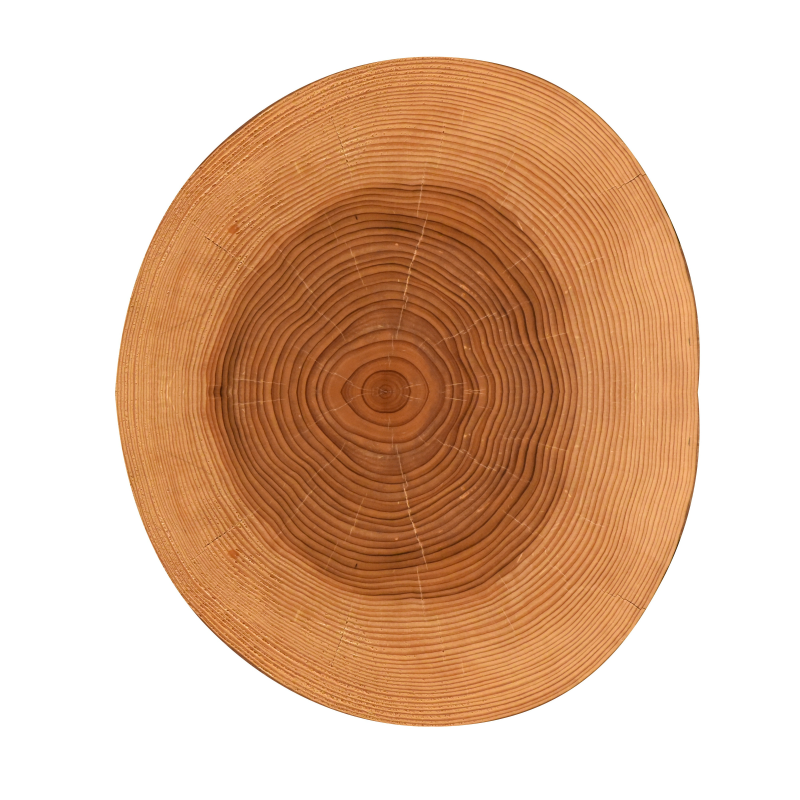
#> input picture tree.JPG, 4000 x 4000 px (shown at 1/5 size)
$ python main.py   (older library calls are emulated)
#> lines starting #> are read from the running program, lines starting #| are printed output that depends on the picture; after the words box and inside, x2 and y2 are one past the last pixel; in counts of white or black regions, pixels touching at a corner belong together
# -*- coding: utf-8 -*-
"""
Created by Benoit CASTETS
9/3/2018
Simple program to find the age of a tree from a picture of its slice
"""
import numpy as np
import math
from matplotlib import pyplot as plt
import scipy.ndimage as ndimage
import scipy.interpolate as interpolate
import scipy.stats as stats

import skimage.filters as filters

class TreeAge():
    """
    Class used to calculate the age of a tree from an image of its slice and
    the coordinate of the slice center on the image.
    """
    def __init__(self,img,detailSteps=False):
        """
        Create a TreeAge object.

        Parameters:
        ***********
        img:
            Grey scale ndimage of a tree slice.
        center:
            Tuple of slice center coordinate on the input image. (n,p)
        detailsSteps:
            If True each steps of analysis are illustrated with plots.
        """
        #Attributes
        ###########
        ###########

        #options
        ########
        self.detailSteps=detailSteps

        #Input
        ######
        self.img=img.copy()
        self.center=None

        #Intermediate
        #############
        #Binary mask for the slice
        self.imgMask=self.img<240
        #Tree boundary "box"
        self.treeSlice=ndimage.find_objects(self.imgMask)[0]
        #Trimmed image (used for display)
        self.treeImg=img[self.treeSlice]
        #Maximum radius of the slice
        self.radius=None
        #Array where are stacked radial profiles
        self.sliceStack=None
        #Most representive profile
        self.bestProfile=None

        #Output
        #######
        self.age=None

        #Analysis launch
        ################
        ################
        self.analyse()

    def analyse(self):
        #Two methods are available to find slice center
        #V1 is fast and accurate but looks easy to fail with noise
        #V2 is low and less accurate but looks more robust to noise
        self._findCenterV1()
        #self._findCenterV2()
        self._findRadius()
        self._radialStack()
        self._bestProfile()
        self._dftAnalysis()

    def _insideSquare(self):
        """Return center and size of the inside fit circle of the tree slice

        Output:
        *******
            center:
                Center of the biggest inside fit square (n,p)
            size:
                Size of the biggest inside fit square
        """
        #Find the most distant point to tree slice border using distance map
        distMap=ndimage.distance_transform_edt(self.imgMask)
        center=ndimage.maximum_position(distMap)
        #radius of the biggest inside fit circle
        radius=distMap[center]
        #Calculation of the size of the biggest inside fit square
        size=np.sqrt(2)*radius

        return center,size

    def _findCenterV1(self):
        """Find center of the tree slice in the input image using gradient.
        """
        #1) Find the biggest square fitting inside the slice
        fitSquareCenter,fitSquareSize=self._insideSquare()

        #2) Define square where layers orientation is analyzed to find slice
        #center

        #The square where is performed analysis is 2 time smaller than the
        #biggest inside fit square
        analysisSquareSize=int(fitSquareSize//2)
        halfSize=int(analysisSquareSize//2)
        analysisSlice=(np.s_[fitSquareCenter[0]-halfSize:fitSquareCenter[0]+halfSize],
                       np.s_[fitSquareCenter[1]-halfSize:fitSquareCenter[1]+halfSize])

        #3) Find tree slice center in the analysis square
        center=self._sliceCenterV1(analysisSlice)

        #4) Save center
        self.center=center
        """
        #Second try with smaller square
        #Failed probably because noise is dominant
        halfSize=int(halfSize//2)
        analysisSlice=(np.s_[center[0]-halfSize:center[0]+halfSize],
                       np.s_[center[1]-halfSize:center[1]+halfSize])
        center=self._sliceCenterV1(analysisSlice)
        """

    def _sliceCenterV1(self,analysisSlice):
        """Find center of the tree slice in the input slice using gradient.

        Parameters
        **********
        analysisSlice:
            np.s_ slice defining the region where to search for tree slice
            center.

        Output
        ******
        center:
            center of the tree slice (n,p)
        """
        #Origin of the square of analysis
        n0=analysisSlice[0].start
        p0=analysisSlice[1].start

        #Image in the square
        img=self.img[analysisSlice]

        #Vertical gradient
        vGrad=ndimage.sobel(img.astype(np.int),axis=0)

        #Horizontal gradient
        hGrad=ndimage.sobel(img.astype(np.int),axis=1)

        #Average gradient per line and column
        averageVGradByLine=np.average(np.abs(vGrad),1)
        averageHGradByColumn=np.average(np.abs(hGrad),0)

        #Filtering of harmonic 1 to extract global minimum which should be
        #center position
        dftN=np.fft.fft(averageVGradByLine)
        dftN[1:-1]=0
        profN=np.real(np.fft.ifft(dftN))
        centerN=int(np.argmin(profN))

        dftP=np.fft.fft(averageHGradByColumn)
        dftP[1:-1]=0
        profP=np.real(np.fft.ifft(dftP))
        centerP=int(np.argmin(profP))

        #Build center
        center=(n0+centerN,p0+centerP)

        if self.detailSteps:
            print("Estimated center position: {}".format(center))
            print("Real center position: {}".format((1959,1928)))
            print("Error : ({},{})".format(np.abs(1959-center[0]),np.abs(1928-center[1])))
            #plotting
            plt.subplot(2,2,1)
            plt.title("Average vertical gradient by line")
            y=np.linspace(0,averageVGradByLine.size-1,averageVGradByLine.size)
            plt.gca().invert_yaxis()
            plt.plot(averageVGradByLine,y)
            plt.plot(profN,y)
            plt.subplot(2,2,2)
            plt.title("Square used for analysis")
            plt.imshow(img)
            plt.subplot(2,2,4)
            plt.title("Average horizontal gradient by column")
            plt.plot(averageHGradByColumn)
            plt.plot(profP)
            plt.show()

        return center
    # [324 lines left out: functions _findCenterV2, _sliceCenterV2, _layerAngle, not called in this run]

    def _findRadius(self):
        """
        Find the maximum radius of the slice.
        """
        #Find points on the border of the slice using
        kernel=np.ones((3,3),np.bool)
        erosionMask=ndimage.binary_erosion(self.imgMask,kernel)
        borderMask=self.imgMask>erosionMask
        borderPts=np.where(borderMask)
        nbrPts=borderPts[0].size

        #ploting
        if self.detailSteps==True:
            plt.subplot(1,3,1)
            plt.title("Slice mask")
            plt.imshow(self.imgMask,cmap="gray")
            plt.subplot(1,3,2)
            plt.title("Erosion mask")
            plt.imshow(erosionMask,cmap="gray")
            plt.subplot(1,3,3)
            plt.title("Border mask")
            plt.imshow(borderMask,cmap="gray")
            plt.show()

        #Find the maximum distance between border points and center
        i=0
        radius=0
        while i<nbrPts:
            n=borderPts[0][i]
            p=borderPts[1][i]
            dist=np.hypot(n-self.center[0],p-self.center[1])
            if dist>radius:
                radius=dist
            i+=1
        #unit troncature of the radius
        radius=int(radius)
        self.radius=radius

        #Print result
        if self.detailSteps==True:
            print("The slice radius length is: {}px".format(self.radius))

    def _radialStack(self):
        """
        Make a vertical stack image of radial profiles of the tree slice.
        """
        n0,p0=self.center
        #Number of profiles to be extracted
        nbrProfil=self.radius
        #Prepare array to save profiles
        self.treeStack=np.zeros((nbrProfil,self.radius),np.uint8)
        #Make a loop to attract radial profiles
        i=0
        while i<nbrProfil:
            #Angle of the radius
            deg=(360/nbrProfil)*i
            #Profile extremity
            n1=int(n0+self.radius*math.sin(math.radians(deg)))
            p1=int(p0+self.radius*math.cos(math.radians(deg)))
            #Pixel on the radius
            n, p = np.linspace(n0, n1, self.radius),np.linspace(p0, p1, self.radius)
            #Value of each pixels on the radius
            prof=self.img[n.astype(np.int), p.astype(np.int)]
            #If the profile ends out of the slice. We trim the profile portion out of the
            #slice and resize it to have same length as the maximum slice radius.
            if np.sum(prof>240)>0:
                #Trim the profile portion out of the slice.
                profEnd=np.argmax(prof>240)
                prof=prof[0:profEnd]
                #Resize the profile to have same length as the maximum slice radius.
                idx=np.linspace(0,profEnd-1,self.radius)
                f=interpolate.interp1d(np.arange(0,prof.size,1),prof,kind="quadratic")
                profInterp=f(idx)
                #Save extracted profile
                self.treeStack[i,:] = profInterp
            else:
                #Save extracted profile
                self.treeStack[i,:] =prof
            i+=1

        #Print results
        if self.detailSteps==True:
            plt.subplot(1,2,1)
            plt.title("Tree slice")
            plt.imshow(self.treeImg,cmap="gray")
            plt.subplot(1,2,2)
            plt.title("Stacked radial profiles")
            plt.imshow(self.treeStack,cmap="gray")
            plt.show()

    def _bestProfile(self):
        """
        Find the less noisy profil which will be use for analysis.
        We will consider it is the profil with the smallest entropy.
        """
        #Make a look to calculate entropy of each profiles
        #Find maximum (for ploting) and minimum entropy
        minEntropy=stats.entropy(self.treeStack[0,:])
        minEntropyN=0
        maxEntropy=stats.entropy(self.treeStack[0,:])
        maxEntropyN=0
        i=1
        while i<self.treeStack.shape[0]:
            entropy=stats.entropy(self.treeStack[i,:])
            if entropy<minEntropy:
                minEntropyN=i
                minEntropy=entropy
            if entropy>maxEntropy:
                maxEntropyN=i
                maxEntropy=entropy
            i+=1
        #Save the best profile
        self.bestProfile=self.treeStack[minEntropyN,:]

        if self.detailSteps==True:
            print("The profile with minimum entropy is the at the line {}/{}".format(minEntropyN,self.treeStack.shape[0]))
            print("The profile with maximum entropy is the at the line {}/{}".format(maxEntropyN,self.treeStack.shape[0]))
            plt.subplot(2,1,1)
            plt.title("Worst radial profile")
            plt.plot(self.treeStack[maxEntropyN,:])
            plt.subplot(2,1,2)
            plt.title("Best radial profile")
            plt.plot(self.bestProfile)
            plt.show()

    def _dftAnalysis(self):
        """
        Use Fourier DFT to find the domain harmonique which should be the age
        of the tree.
        """
        prof=self.bestProfile
        profDft=np.fft.fft(prof)
        profDftAbs=np.absolute(profDft)
        #We do not consider the 10 first harmonique
        #The 10 first harmonique are responsible for global luminosity variation
        #In simple word we are making the hypothesis that the tree is more than
        #10 year old.
        #With the DFT we can find age between 10 and maxRadius/2=879
        self.age=np.argmax(profDftAbs[10:prof.size//2])+9
        if self.detailSteps==True:
            x=np.arange(0,prof.size,1)
            print("The age of the tree is : {}".format(self.age))
            plt.subplot(4,1,1)
            plt.title("Profile")
            plt.plot(prof)
            plt.subplot(4,1,2)
            plt.title("DFT absolute 0-9")
            plt.plot(profDftAbs[:10])
            plt.subplot(4,1,3)
            plt.title("DFT absolute 10-nyquist Frequency")
            plt.plot(x[10:prof.size//2],profDftAbs[10:prof.size//2])
            plt.subplot(4,1,4)
            plt.title("DFT absolute close up 10-100")
            plt.plot(x[10:101],profDftAbs[10:101])
            plt.show()

#Test
imgColor=plt.imread("tree.JPG")
#> imgColor is the input picture: shape (4000, 4000, 3); mean R, G, B 223.1, 188.2, 162.5
#Convert image to grey scale
imgGrey=(np.sum(imgColor,2)/3).astype(np.uint8)
#Create a TreeAge application
#Center position is (1959,1928)
app=TreeAge(imgGrey,True)
#> in __init__, `self.imgMask=self.img<240`:
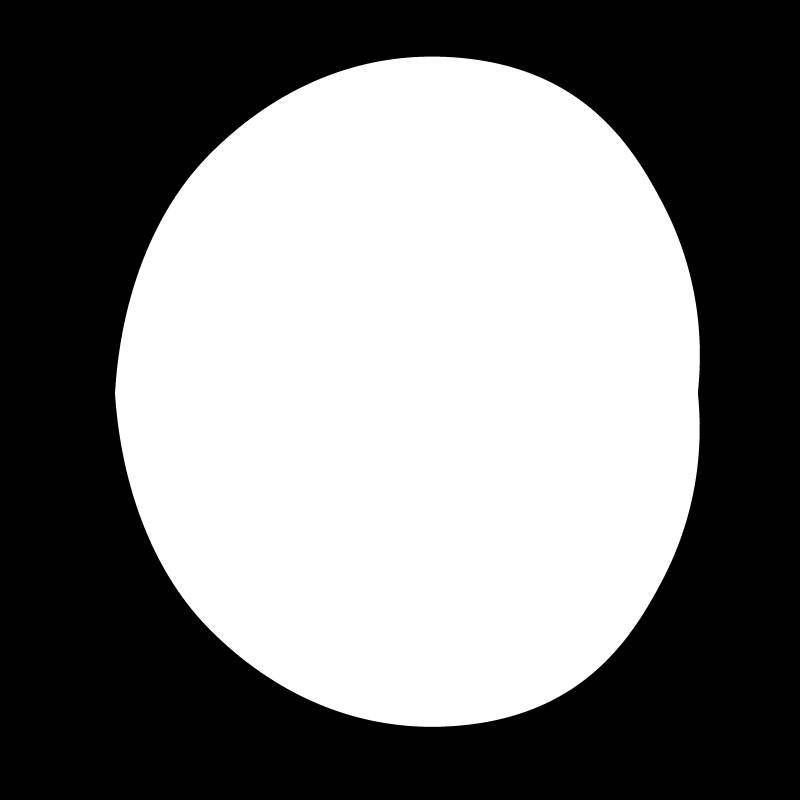
#> self.imgMask: shape (4000, 4000) bool (shown at 1/5 size); 48.8% white; 26 white regions (25 under 20 px), largest, box (x1, y1, x2, y2) and area: (575, 283, 3499, 3634) 7807277
#> in _insideSquare, `distMap=ndimage.distance_transform_edt(self.imgMask)`:
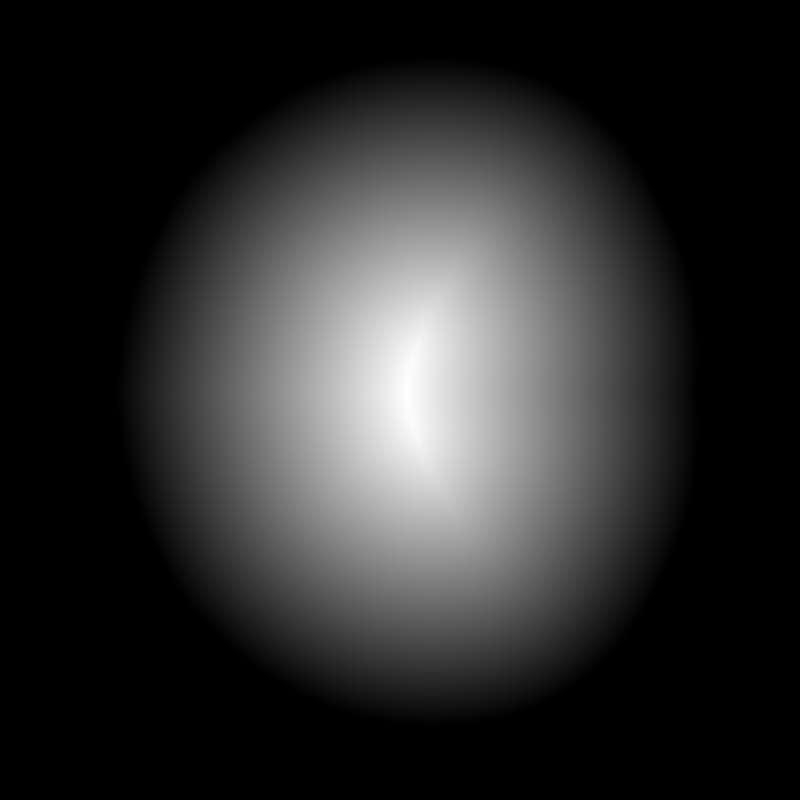
#> distMap: shape (4000, 4000) float64 (shown at 1/5 size); min 0, max 1453.4, mean 253.2; drawn with min black and max white
#> in _insideSquare, `center=ndimage.maximum_position(distMap)`: center = (1961, 2035)
#> in _insideSquare, `radius=distMap[center]`: radius = 1453.4
#> in _insideSquare, `size=np.sqrt(2)*radius`: size = 2055.5
#> in _findCenterV1, `fitSquareCenter,fitSquareSize=self._insideSquare()`: fitSquareCenter = (1961, 2035); fitSquareSize = 2055.5
#> in _findCenterV1, `analysisSquareSize=int(fitSquareSize//2)`: analysisSquareSize = 1027
#> in _findCenterV1, `halfSize=int(analysisSquareSize//2)`: halfSize = 513
#> in _sliceCenterV1, `n0=analysisSlice[0].start`: n0 = 1448
#> in _sliceCenterV1, `p0=analysisSlice[1].start`: p0 = 1522
#> in _sliceCenterV1, `hGrad=ndimage.sobel(img.astype(np.int),axis=1)`:
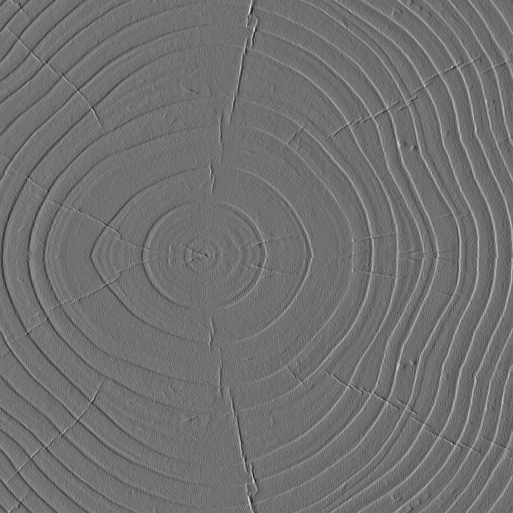
#> hGrad: shape (1026, 1026) int64 (shown at 1/2 size); min -240, max 301, mean 0; drawn with min black and max white
#> in _sliceCenterV1, `averageVGradByLine=np.average(np.abs(vGrad),1)`: averageVGradByLine = 1026 values, max 36.36 at index 515, min 11.3 at index 0, mean 18.99
#> in _sliceCenterV1, `averageHGradByColumn=np.average(np.abs(hGrad),0)`: averageHGradByColumn = 1026 values, max 36.42 at index 920, min 11.25 at index 0, mean 19.86
#> in _sliceCenterV1, `profN=np.real(np.fft.ifft(dftN))`: profN = 1026 values, max 20.47 at index 1022, min 17.51 at index 509, mean 18.99
#> in _sliceCenterV1, `centerN=int(np.argmin(profN))`: centerN = 509
#> in _sliceCenterV1, `profP=np.real(np.fft.ifft(dftP))`: profP = 1026 values, max 22.98 at index 917, min 16.75 at index 404, mean 19.86
#> in _sliceCenterV1, `centerP=int(np.argmin(profP))`: centerP = 404
#> in _sliceCenterV1, `center=(n0+centerN,p0+centerP)`: center = (1957, 1926)
#| Estimated center position: (1957, 1926)
#| Error : (2,2)
#> in _sliceCenterV1, `plt.show()`:
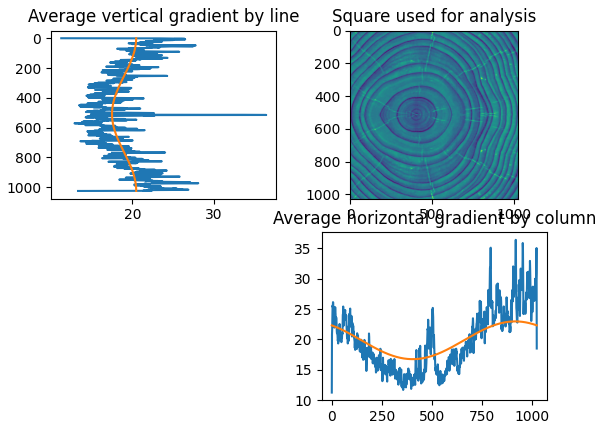
#> figure drawn by matplotlib, 3 panels; panel 3: curve peaks at x = 920, y = 36.42; panel 3: curve peaks at x = 917, y = 22.98
#> in _findRadius, `borderMask=self.imgMask>erosionMask`:
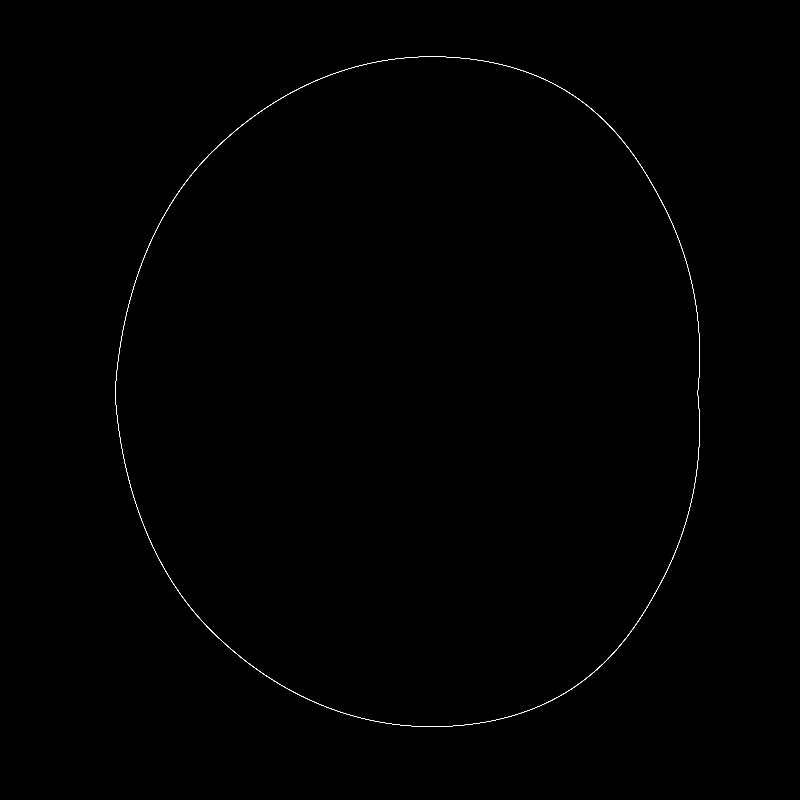
#> borderMask: shape (4000, 4000) bool (shown at 1/5 size); 0.08% white in thin lines or dots, all inside (x1, y1, x2, y2) = (575, 283, 3499, 3634)
#> in _findRadius, `borderPts=np.where(borderMask)`: borderPts = 12686 positions, rows 283 to 3633, columns 575 to 3498
#> the loop in _findRadius, `while i<nbrPts:` made 12686 passes
#> (n, p, dist, radius) on passes 1 to 8: (283, 2122, 1685.4, 1685.4), (283, 2123, 1685.6, 1685.6), (283, 2124, 1685.7, 1685.7), (283, 2125, 1685.8, 1685.8), (283, 2126, 1685.9, 1685.9), (283, 2127, 1686, 1686), (283, 2128, 1686.1, 1686.1), (283, 2129, 1686.3, 1686.3)
#> after the loop in _findRadius, `while i<nbrPts:`: i = 12686; radius = 1757.7
#> in _findRadius, `radius=int(radius)`: radius = 1757
#| The slice radius length is: 1757px
#> in _radialStack, `n0,p0=self.center`: n0 = 1957; p0 = 1926
#> in _radialStack, `nbrProfil=self.radius`: nbrProfil = 1757
#> the loop in _radialStack, `while i<nbrProfil:` made 1757 passes
#> (deg, n1, p1, profEnd) on passes 1 to 8: (0, 1957, 3683, 1564), (0.205, 1963, 3682, 1563), (0.41, 1969, 3682, 1564), (0.615, 1975, 3682, 1564), (0.82, 1982, 3682, 1565), (1.02, 1988, 3682, 1565), (1.23, 1994, 3682, 1566), (1.43, 2000, 3682, 1566)
#> after the loop in _radialStack, `while i<nbrProfil:`:
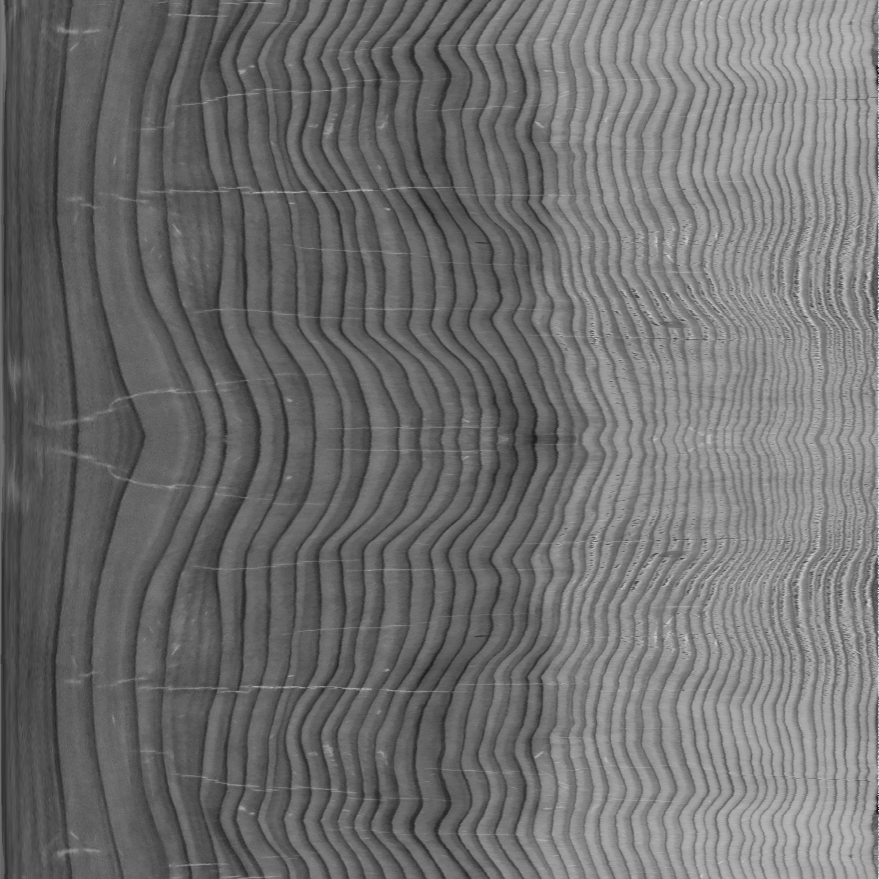
#> self.treeStack: shape (1757, 1757) (shown at 1/2 size); min 9, max 251, mean 110.4
#| The profile with minimum entropy is the at the line 1635/1757
#| The profile with maximum entropy is the at the line 749/1757
#| The age of the tree is : 48
#> in _dftAnalysis, `plt.show()`:
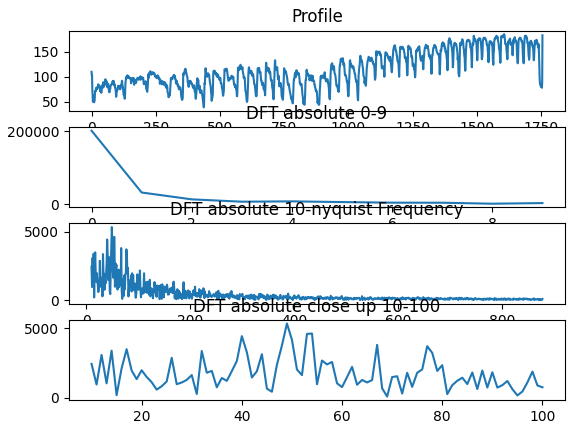
#> figure drawn by matplotlib, 4 panels; panel 1: curve peaks at x = 1606, y = 185; panel 2: curve peaks at x = 0, y = 201347; panel 3: curve peaks at x = 49, y = 5323.2; panel 4: curve peaks at x = 49, y = 5323.2
#Print result
print("The age of the tree is : {}".format(app.age))
#| The age of the tree is : 48
